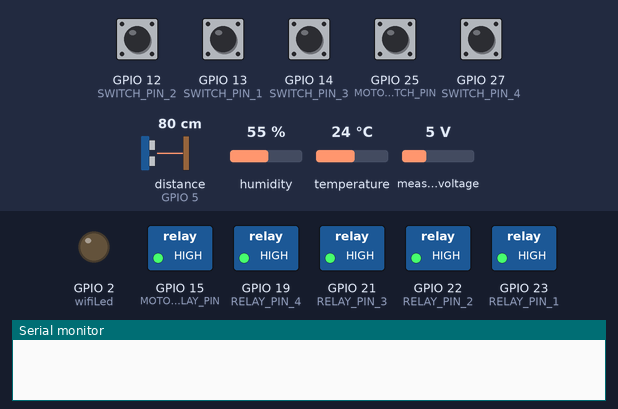
Recording of a sketch running on a simulated ESP32. Parts: switched loads named in the sketch (green lamp = pin HIGH), output pins drawn as LEDs (lit = HIGH), the last lines printed to the serial monitor. Wiring (inferred from the names in the program): ultrasonic range finder: trigger GPIO 4; echo GPIO 5. The test bench sets the inputs (shaded band); at power-on: GPIO 12 (SWITCH_PIN_2), GPIO 13 (SWITCH_PIN_1), GPIO 14 (SWITCH_PIN_3), GPIO 25 (MOTOR_MANUAL_SWITCH_PIN), GPIO 27 (SWITCH_PIN_4) HIGH, distance to the obstacle (sensor on GPIO 5) 80 cm, humidity 55 %, temperature 24 °C, measured voltage 5 V. The echo pulse lasts 58.3 µs per cm; WiFi joins after 1.5 s; servers stay silent unless stated; pins used as bus, display or sensor lines are not drawn.

Above: at 2.2 s.
2.3 s: distance to the obstacle (sensor on GPIO 5) set to 34 cm
6.7 s: distance to the obstacle (sensor on GPIO 5) set to 27 cm
At 9.5 s:
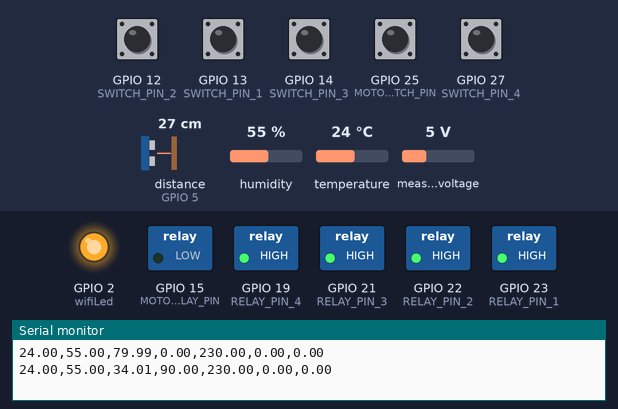
10.2 s: GPIO 12 (SWITCH_PIN_2) pulled LOW for 1.8 s
At 12.1 s:
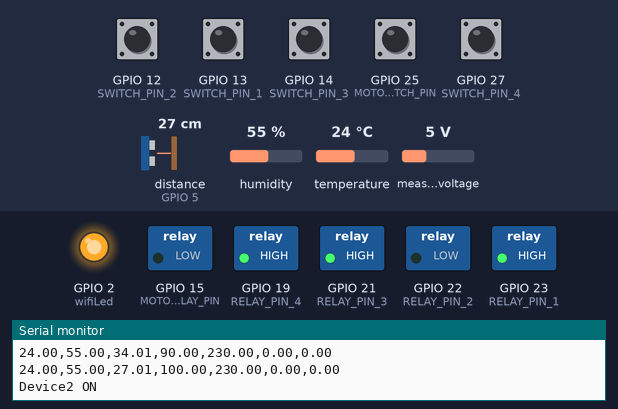
13.5 s: GPIO 13 (SWITCH_PIN_1) pulled LOW for 1.8 s
At 15.0 s:
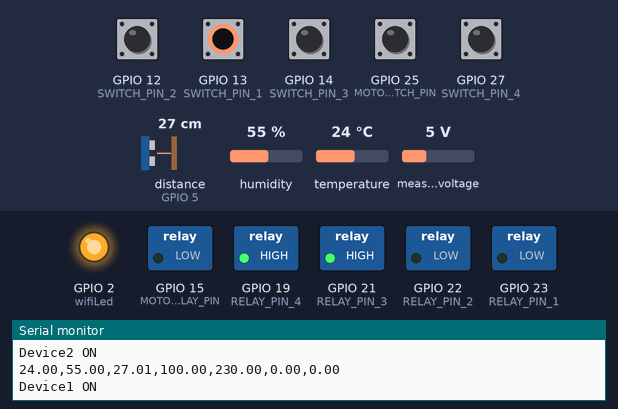
16.8 s: GPIO 14 (SWITCH_PIN_3) pulled LOW for 1.8 s
At 19.0 s:
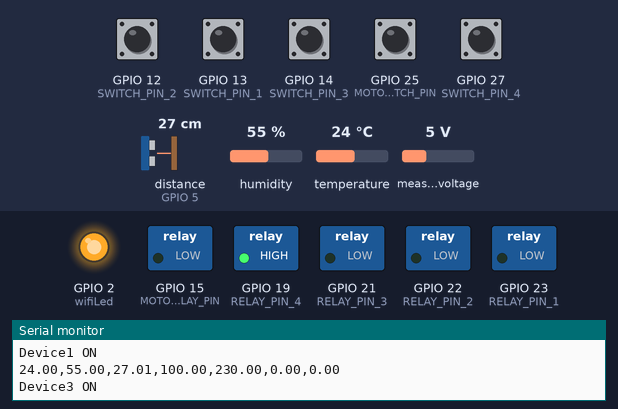
20.1 s: GPIO 27 (SWITCH_PIN_4) pulled LOW for 1.8 s
At 21.9 s:
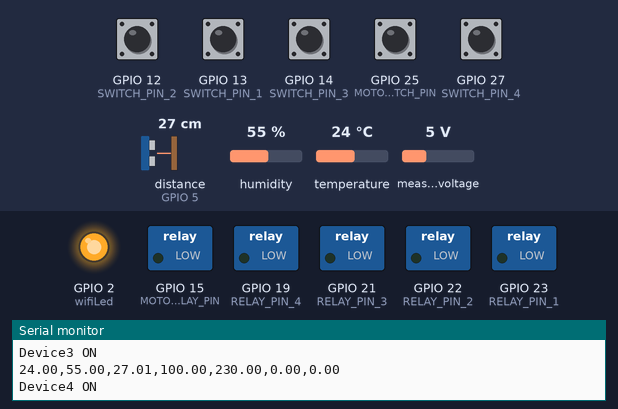
Timing chart, 0 to 23.4 s (numbered marks = the images above; inputs shaded):
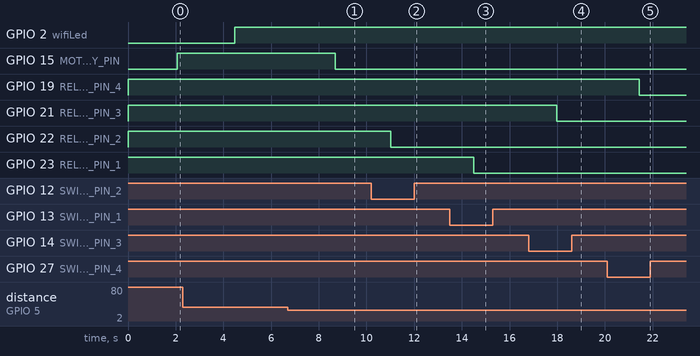

Measured:
- the behaviour switches between 31 and 30 cm on distance to the obstacle (sensor on GPIO 5) (found by bisection; images 0 and 1)
- after the input at 6.7 s, GPIO 15 (MOTOR_RELAY_PIN): HIGH → LOW after 2.0 s
- after the input at 10.2 s, GPIO 22 (RELAY_PIN_2): HIGH → LOW after 0.82 s
- after the input at 13.5 s, GPIO 23 (RELAY_PIN_1): HIGH → LOW after 1.0 s
- after the input at 16.8 s, GPIO 21 (RELAY_PIN_3): HIGH → LOW after 1.2 s
- after the input at 20.1 s, GPIO 19 (RELAY_PIN_4): HIGH → LOW after 1.3 s

The sketch:

collage_project_power_grid_with_automation.ino
```cpp
#define BLYNK_TEMPLATE_ID "TMPLSgETUamP"
#define BLYNK_TEMPLATE_NAME "COLLAGE PROJECT"
#define BLYNK_AUTH_TOKEN "ddiE-cQ66l0XP2VAVwxpAY7R8G-GoDtG"
#define WIFI_SSID "SYED_AMIR_ALI"
#define WIFI_PASSWORD "syedamirali"

#include <WiFi.h>
#include <DHT11.h>
#include <ACS712.h>
#include <IRremote.h>
#include <ZMPT101B.h>
#include <BlynkSimpleEsp32.h>


// define the GPIO connected with Relays and switches
#define RELAY_PIN_1 23  //D23
#define RELAY_PIN_2 22  //D22
#define RELAY_PIN_3 21  //D21
#define RELAY_PIN_4 19  //D19
#define MOTOR_RELAY_PIN 15

// Define all Motor and sensor pins
#define SONAR_TRIG_PIN 4 // Ultrasonic sensor trigger pin
#define SONAR_ECHO_PIN 5 // Ultrasonic sensor echo pin
#define DHT_PIN 18 // DHT11 sensor pin
#define CURRENT_SENSOR_PIN A5 // 33 // ACS-712 sensor pin
#define VOLTAGE_SENSOR_PIN 32 // ZMPT101B sensor pin
#define MOTOR_MANUAL_SWITCH_PIN 25 // Motor Relay pin

#define wifiLed 2
int wifiFlag = 0;

#define SWITCH_PIN_1 13  //D13
#define SWITCH_PIN_2 12  //D12
#define SWITCH_PIN_3 14  //D14
#define SWITCH_PIN_4 27  //D27

#define VPIN_BUTTON_1            V1
#define VPIN_BUTTON_2            V2
#define VPIN_BUTTON_3            V3
#define VPIN_BUTTON_4            V4
#define WATER_LEVEL_VPIN         V5
#define CURRENT_RATE_VPIN        V6
#define VOLTAGE_RATE_VPIN        V7
#define TEMPERATURE_VPIN         V8
#define HUMIDITY_VPIN            V9
#define MOTOR_MANUAL_SWITCH_VPIN V0

#define ACTUAL_VOLTAGE 220.0f // Change this based on actual voltage
#define TOLERANCE 1.0f
#define SENSITIVITY 300.0f

//Define integer to remember the toggle state for relay
int toggleState_1 = 1;
int toggleState_2 = 1;
int toggleState_3 = 1;
int toggleState_4 = 1;

//Set Water Level Distance in CM
int
emptyTankDistance = 70,  //Distance when tank is empty
fullTankDistance = 30,  //Distance when tank is full
triggerPer = 10;  // alarm will start when water level drop below triggerPer

// initiate DHT11 sensor & blynk timer
BlynkTimer timer;
DHT11 dht(DHT_PIN);
ZMPT101B voltageSensor(VOLTAGE_SENSOR_PIN, 50.0); // set init sensitivity
ACS712 ACS(CURRENT_SENSOR_PIN, 5.0, 1023, 66);

float temperature = 0.00, humidity = 0.00, distance = 0.00, duration = 0.00, waterLevelPer = 0.00, voltage = 0.00, current = 0.00;
String msg = "";

uint32_t start, stop;

void setup(){
  Serial.begin(115200);

  pinMode(RELAY_PIN_1, OUTPUT);
  pinMode(RELAY_PIN_2, OUTPUT);
  pinMode(RELAY_PIN_3, OUTPUT);
  pinMode(RELAY_PIN_4, OUTPUT);

  pinMode(wifiLed, OUTPUT);

  pinMode(SWITCH_PIN_1, INPUT_PULLUP);
  pinMode(SWITCH_PIN_2, INPUT_PULLUP);
  pinMode(SWITCH_PIN_3, INPUT_PULLUP);
  pinMode(SWITCH_PIN_4, INPUT_PULLUP);

  digitalWrite(RELAY_PIN_1, toggleState_1);
  digitalWrite(RELAY_PIN_2, toggleState_2);
  digitalWrite(RELAY_PIN_3, toggleState_3);
  digitalWrite(RELAY_PIN_4, toggleState_4);

  WiFi.begin(WIFI_SSID, WIFI_PASSWORD);
  timer.setInterval(2000L, checkBlynkStatus); // check if Blynk server is connected every 3 seconds
  Blynk.config(BLYNK_AUTH_TOKEN); // Blynk.begin(BLYNK_AUTH_TOKEN, WIFI_SSID, WIFI_PASSWORD);
  delay(1000);

  Blynk.virtualWrite(VPIN_BUTTON_1, toggleState_1);
  Blynk.virtualWrite(VPIN_BUTTON_2, toggleState_2);
  Blynk.virtualWrite(VPIN_BUTTON_3, toggleState_3);
  Blynk.virtualWrite(VPIN_BUTTON_4, toggleState_4);

  pinMode(MOTOR_RELAY_PIN, OUTPUT);
  pinMode(MOTOR_MANUAL_SWITCH_PIN, INPUT_PULLUP);

  pinMode(SONAR_TRIG_PIN, OUTPUT);
  pinMode(SONAR_ECHO_PIN, INPUT);

  ACS.autoMidPoint();
  voltageSensor.setSensitivity(SENSITIVITY);

}

void loop(){
  manualButton();
  activateDhtSensor();
  measureWaterLevel();
  measureVoltage();
  serialValueFromArduino();
  sp();

  // sendDataToArduino();
  // measureCurrent();

  if(WiFi.status() == WL_CONNECTED){
    Blynk.run();
  }

  timer.run();
  // sp();
}

uint16_t signal(uint8_t p){
  return 512 + 400 * sin((micros() % 1000000) * (TWO_PI * 50 / 1e6));
}

void relayOnOff(int relay){
  switch (relay) {
    case 1:
      if (toggleState_1 == 1) {
        digitalWrite(RELAY_PIN_1, LOW); // turn on relay 1
        toggleState_1 = 0;
        Serial.println("Device1 ON");
      } else {
        digitalWrite(RELAY_PIN_1, HIGH); // turn off relay 1
        toggleState_1 = 1;
        Serial.println("Device1 OFF");
      }
      delay(100);
      break;

    case 2:
      if (toggleState_2 == 1) {
        digitalWrite(RELAY_PIN_2, LOW); // turn on relay 2
        toggleState_2 = 0;
        Serial.println("Device2 ON");
      } else {
        digitalWrite(RELAY_PIN_2, HIGH); // turn off relay 2
        toggleState_2 = 1;
        Serial.println("Device2 OFF");
      }
      delay(100);
      break;

    case 3:
      if (toggleState_3 == 1) {
        digitalWrite(RELAY_PIN_3, LOW); // turn on relay 3
        toggleState_3 = 0;
        Serial.println("Device3 ON");
      } else {
        digitalWrite(RELAY_PIN_3, HIGH); // turn off relay 3
        toggleState_3 = 1;
        Serial.println("Device3 OFF");
      }
      delay(100);
      break;

    case 4:
      if (toggleState_4 == 1) {
        digitalWrite(RELAY_PIN_4, LOW); // turn on relay 4
        toggleState_4 = 0;
        Serial.println("Device4 ON");
      } else {
        digitalWrite(RELAY_PIN_4, HIGH); // turn off relay 4
        toggleState_4 = 1;
        Serial.println("Device4 OFF");
      }
      delay(100);
      break;
    default:
      break;
  }
}

void manualButton(){
  //Manual Switch Control
  if (digitalRead(SWITCH_PIN_1) == LOW){
    delay(200);
    relayOnOff(1);
  }
  else if (digitalRead(SWITCH_PIN_2) == LOW){
    delay(200);
    relayOnOff(2);
  }
  else if (digitalRead(SWITCH_PIN_3) == LOW){
    delay(200);
    relayOnOff(3);
  }
  else if (digitalRead(SWITCH_PIN_4) == LOW){
    delay(200);
    relayOnOff(4);
  }
}

void allSwitchOff(){
  toggleState_1 = 1; digitalWrite(RELAY_PIN_1, toggleState_1);  delay(100);
  toggleState_2 = 1; digitalWrite(RELAY_PIN_2, toggleState_2);  delay(100);
  toggleState_3 = 1; digitalWrite(RELAY_PIN_3, toggleState_3);  delay(100);
  toggleState_4 = 1; digitalWrite(RELAY_PIN_4, toggleState_4);  delay(100);
}

BLYNK_WRITE(VPIN_BUTTON_1) {
  toggleState_1 = param.asInt();
  digitalWrite(RELAY_PIN_1, toggleState_1);
}

BLYNK_WRITE(VPIN_BUTTON_2) {
  toggleState_2 = param.asInt();
  digitalWrite(RELAY_PIN_2, toggleState_2);
}

BLYNK_WRITE(VPIN_BUTTON_3) {
  toggleState_3 = param.asInt();
  digitalWrite(RELAY_PIN_3, toggleState_3);
}

BLYNK_WRITE(VPIN_BUTTON_4) {
  toggleState_4 = param.asInt();
  digitalWrite(RELAY_PIN_4, toggleState_4);
}

BLYNK_WRITE(MOTOR_MANUAL_SWITCH_VPIN){
  int state = param.asInt();

  if(state == 1){
    if(waterLevelPer < 99){
      msg = "Blynk Motor Start...";
      digitalWrite(MOTOR_RELAY_PIN, HIGH);
    }

    if(waterLevelPer > 99) {
      msg = "Blynk Motor Stop by Tank Full...";
      digitalWrite(MOTOR_RELAY_PIN, LOW);
    }
  } else {
    msg = "Blynk Motor Stop...";
    digitalWrite(MOTOR_RELAY_PIN, LOW);
  }
}

void checkBlynkStatus() {
  bool isconnected = Blynk.connected();

  if (isconnected == false) {
    wifiFlag = 1;
    digitalWrite(wifiLed, LOW); //Turn off WiFi LED
  }
  if (isconnected == true) {
    wifiFlag = 0;
    Blynk.virtualWrite(VPIN_BUTTON_1, toggleState_1);
    Blynk.virtualWrite(VPIN_BUTTON_2, toggleState_2);
    Blynk.virtualWrite(VPIN_BUTTON_3, toggleState_3);
    Blynk.virtualWrite(VPIN_BUTTON_4, toggleState_4);

    digitalWrite(wifiLed, HIGH); //Turn on WiFi LED
  }
}

void activateDhtSensor(){
  humidity = dht.readHumidity();
  temperature = dht.readTemperature();

  if (humidity == DHT11::ERROR_CHECKSUM && humidity == DHT11::ERROR_TIMEOUT) {
    Serial.println(DHT11::getErrorString(humidity));
  }

  if (temperature == DHT11::ERROR_CHECKSUM && temperature == DHT11::ERROR_TIMEOUT) {
    Serial.println(DHT11::getErrorString(temperature));
  }

  Blynk.virtualWrite(HUMIDITY_VPIN, humidity);
  Blynk.virtualWrite(TEMPERATURE_VPIN, temperature);
}

void measureWaterLevel(){
  // Set the trigger pin LOW for 2uS
  digitalWrite(SONAR_TRIG_PIN, LOW);
  delayMicroseconds(2);

  // Set the trigger pin HIGH for 20us to send pulse
  digitalWrite(SONAR_TRIG_PIN, HIGH);
  delayMicroseconds(20);

  // Return the trigger pin to LOW
  digitalWrite(SONAR_TRIG_PIN, LOW);

  // Measure the width of the incoming pulse
  duration = pulseIn(SONAR_ECHO_PIN, HIGH);
  distance = ((duration / 2) * 0.343) / 10;

  if(distance <= fullTankDistance){
    waterLevelPer = 100.00;
  }

  if (distance > (fullTankDistance - 10)  && distance < emptyTankDistance ){
    waterLevelPer = map((float) distance, emptyTankDistance, fullTankDistance, 0, 100);
  }

  if(distance >= emptyTankDistance){
    waterLevelPer = 0.00;
  }

  if(waterLevelPer < 10){
    msg = "Auto Water Pump is ON";

    digitalWrite(MOTOR_RELAY_PIN, HIGH);
    Blynk.virtualWrite(MOTOR_MANUAL_SWITCH_VPIN, 1);
  }

  if(waterLevelPer > 99){
    msg = "Auto Water Pump is OFF";
    waterLevelPer = 100.00;

    digitalWrite(MOTOR_RELAY_PIN, LOW);
    Blynk.virtualWrite(MOTOR_MANUAL_SWITCH_VPIN, 0);
  }

  if(digitalRead(MOTOR_MANUAL_SWITCH_PIN) == LOW && waterLevelPer < 90){
    msg = "Manual Water Pump is ON";

    digitalWrite(MOTOR_RELAY_PIN, HIGH);
    Blynk.virtualWrite(MOTOR_MANUAL_SWITCH_VPIN, 1);
  }

  if(digitalRead(MOTOR_MANUAL_SWITCH_PIN) == LOW && waterLevelPer > 99) {
    msg = "Tank Already Full.";

    digitalWrite(MOTOR_RELAY_PIN, LOW);
    Blynk.virtualWrite(MOTOR_MANUAL_SWITCH_VPIN, 0);
  }

  // Delay & actions before repeating measurement
  Blynk.virtualWrite(WATER_LEVEL_VPIN, waterLevelPer);
  delay(100);
}

void measureVoltage(){
  float getVoltage = voltageSensor.getRmsVoltage();

  if(getVoltage < 25){
    voltage = 0;
  } else if(getVoltage < 60){
    voltage = getVoltage - 25;
  } else {
    voltage = getVoltage;
  }

  Blynk.virtualWrite(VOLTAGE_RATE_VPIN, voltage);
  delay(1000);
}

void sp(){
  String data = String(temperature) + "," + String(humidity) + "," + String(distance) + "," + String(waterLevelPer) + "," + String(voltage) + "," + String(current * 1000) + "," + String(current);

  Serial.println(data);
  delay(1000);
}

void serialValueFromArduino() {
  if (Serial.available() > 0) {
    String data = Serial.readStringUntil('\n');
    if (data.startsWith("CURRENT_MA:")) {
      int colonIndex = data.indexOf(':');
      if (colonIndex != -1) {
        String currentString = data.substring(colonIndex + 1);
        current = currentString.toFloat(); // Convert substring to float

        float power = voltage * (current / 1000);
        Blynk.virtualWrite(CURRENT_RATE_VPIN, power);
      }
    }
  }
}
```
